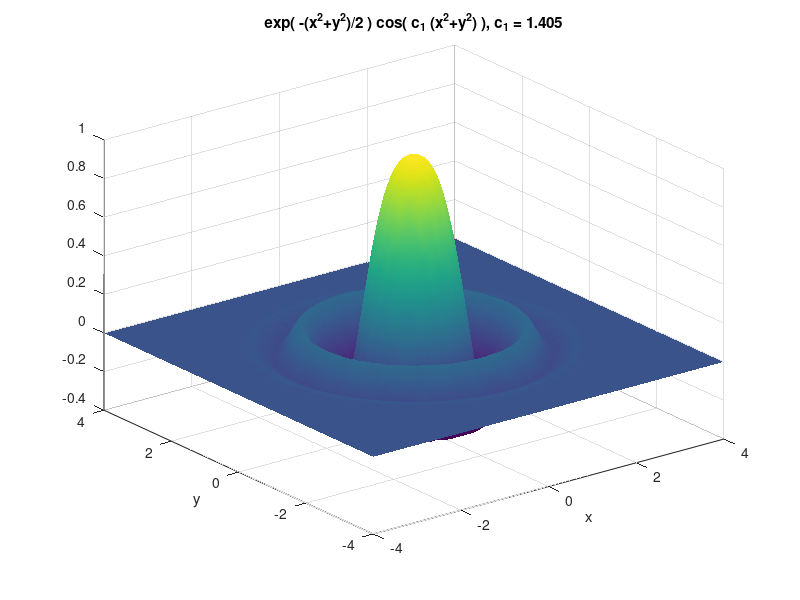

MATLAB code for this plot:
% MATH2089: File = ex00.m
% Run the file by typing its name 'ex00' in a Matlab command window
% Soon you will understand the commands used here
% Try using the mouse to rotate your view of the plot or zoom in

xl = [-4 4]; nx = 81;
yl = [-4 4]; ny = 81;

x = linspace(xl(1), xl(2), nx);
y = linspace(yl(1), yl(2), ny);

[X, Y] = meshgrid(x, y);

R = X.^2 + Y.^2;
c1 = pi/sqrt(5);
F = exp(-R/2).*cos(c1*R);

figure(1)
surf(x, y, F);
xlabel('x');
ylabel('y');
title(['exp( -(x^2+y^2)/2 ) cos( c_1 (x^2+y^2) ), c_1 = ' num2str(c1)]);
shading interp